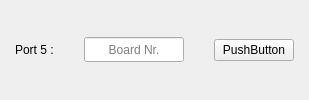
                                    <widget class="QFrame" name="button_frame_5">
                                     <property name="styleSheet">
                                      <string notr="true"/>
                                     </property>
                                     <property name="frameShape">
                                      <enum>QFrame::NoFrame</enum>
                                     </property>
                                     <property name="frameShadow">
                                      <enum>QFrame::Raised</enum>
                                     </property>
                                     <layout class="QHBoxLayout" name="button_layout_5">
                                      <property name="spacing">
                                       <number>30</number>
                                      </property>
                                      <property name="leftMargin">
                                       <number>15</number>
                                      </property>
                                      <property name="topMargin">
                                       <number>0</number>
                                      </property>
                                      <property name="rightMargin">
                                       <number>15</number>
                                      </property>
                                      <property name="bottomMargin">
                                       <number>0</number>
                                      </property>
                                      <item>
                                       <widget class="QLabel" name="label_12">
                                        <property name="maximumSize">
                                         <size>
                                          <width>60</width>
                                          <height>16777215</height>
                                         </size>
                                        </property>
                                        <property name="text">
                                         <string>Port 5 :</string>
                                        </property>
                                       </widget>
                                      </item>
                                      <item>
                                       <widget class="QLineEdit" name="button_edit_5">
                                        <property name="sizePolicy">
                                         <sizepolicy hsizetype="Preferred" vsizetype="Fixed">
                                          <horstretch>0</horstretch>
                                          <verstretch>0</verstretch>
                                         </sizepolicy>
                                        </property>
                                        <property name="maximumSize">
                                         <size>
                                          <width>100</width>
                                          <height>25</height>
                                         </size>
                                        </property>
                                        <property name="styleSheet">
                                         <string notr="true"/>
                                        </property>
                                        <property name="text">
                                         <string/>
                                        </property>
                                        <property name="alignment">
                                         <set>Qt::AlignCenter</set>
                                        </property>
                                        <property name="placeholderText">
                                         <string>Board Nr.</string>
                                        </property>
                                        <property name="clearButtonEnabled">
                                         <bool>false</bool>
                                        </property>
                                       </widget>
                                      </item>
                                      <item>
                                       <widget class="QPushButton" name="pushre_6">
                                        <property name="text">
                                         <string>PushButton</string>
                                        </property>
                                       </widget>
                                      </item>
                                     </layout>
                                    </widget>
